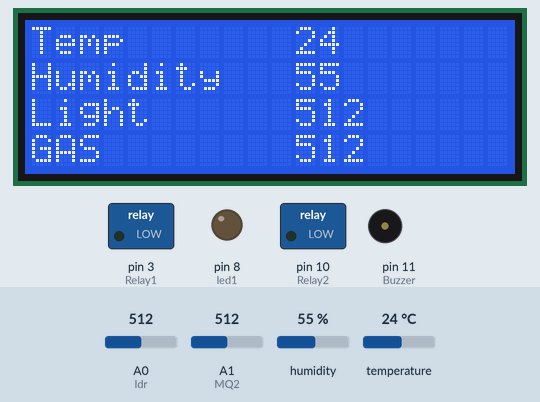
The sketch below on a simulated Arduino Uno, built with avr-gcc and run on an emulated ATmega328P. Shown: 20×4 character LCD, switched loads named in the sketch (green lamp = pin HIGH), output pins drawn as LEDs (lit = HIGH), buzzer (waves = sounding, pin HIGH). Wiring (inferred from the names in the program): DHT22 sensor: data pin 12. The inputs (shaded band) are chosen by the test bench; at power-on: humidity 55 %, temperature 24 °C, A0 (ldr) = 512, A1 (MQ2) = 512. Pins used as bus, display or sensor lines are not drawn; what the sketch prints to the serial monitor is not drawn.

Above: at 2.3 s.
2.4 s: humidity set to 58 %
At 8.3 s:
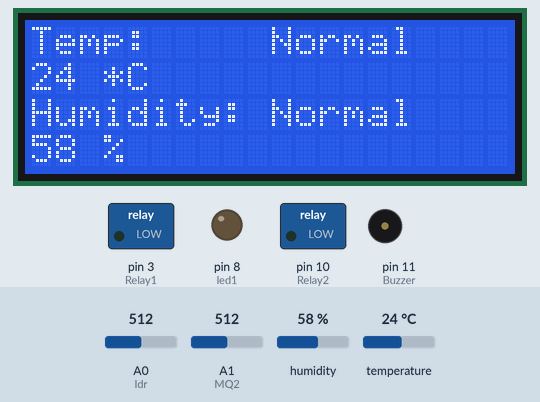
14.5 s: humidity set to 61 %
At 26.9 s:
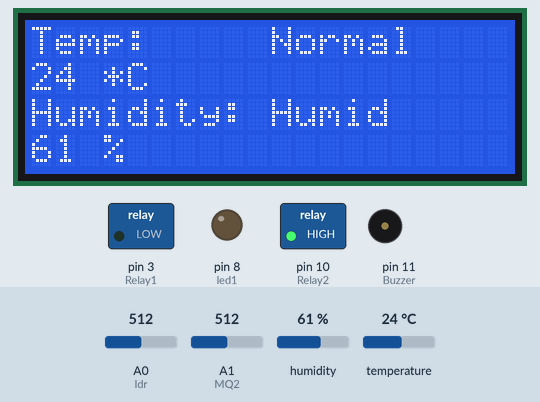
27.7 s: temperature set to 29.3 °C
At 34.1 s:
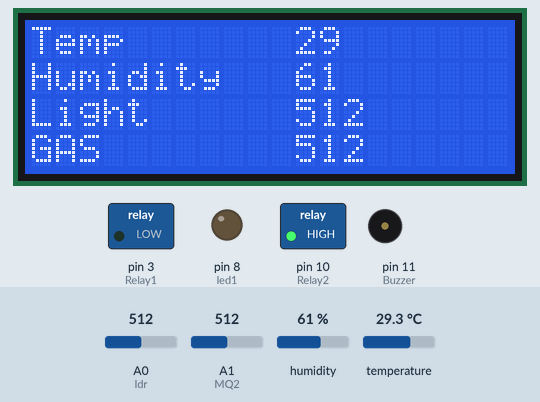
35.1 s: temperature set to 30.4 °C
At 44.0 s:
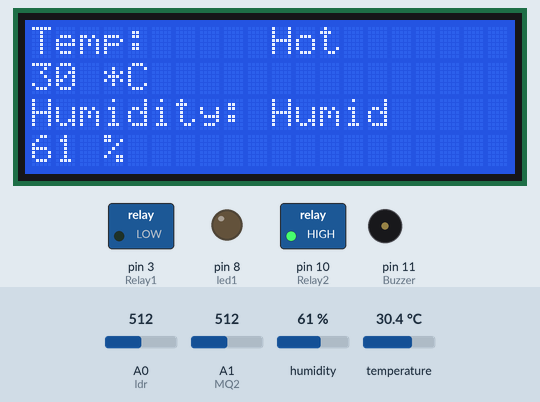
48.5 s: humidity set to 69 %
At 51.1 s:
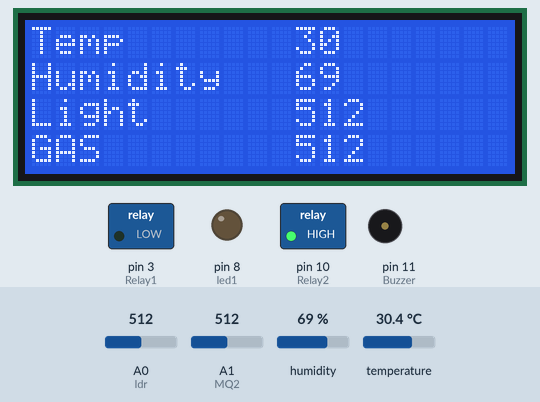
51.8 s: humidity set to 72 %
At 61.8 s:
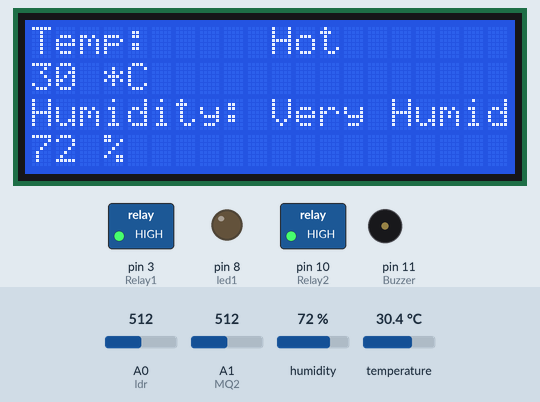
Timing chart, 0 to 63.3 s (numbered marks = the images above; inputs shaded):
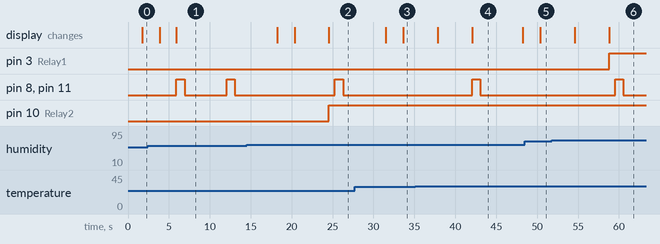

The sketch:

Bluetooth_Building_Control_System_fuzzy_IR_Ethernet_Mega_OK.ino
```cpp
/*
   2017 05 13  adding ethernet shield
   temperature and humidity min and max limit checking
   by Dr. Aung Win Htut
*/
#include<SoftwareSerial.h>  //for bluetooth
#include <dht.h> //for DHT22
#include <IRremote.h>//for IR control //Control pin must be digital pin (3)!!!!!
#include <LiquidCrystal_I2C.h>
//for ethernet shield
//#include <SPI.h>
//#include <Ethernet.h>

/*
  byte mac[] = {
  0x90, 0xA2, 0xDA, 0x0F, 0x3A, 0xDC
  };
  IPAddress server(192, 168, 1, 100);
  IPAddress ip(192, 168, 1, 5);
  EthernetClient client;
*/
//LiquidCrystal_I2C lcd(0x27, 2, 1, 0, 4, 5, 6, 7, 3, POSITIVE); //16*4
LiquidCrystal_I2C lcd(0x3F, 2, 1, 0, 4 , 5, 6, 7, 3, POSITIVE); //20*4 Uno 4,5  Mega 20,21
//LiquidCrystal_I2C lcd(0x3F, 2, 1, 0, 21, 20, 6, 7, 3, POSITIVE); //20*4
//LiquidCrystal_I2C lcd(0x27, 20,4);


//pin configuration
#define DHT22_PIN 12   //pull down 10k digital
#define ldr A0        //pull up 10k analog
#define MQ2 A1        //pull up 10k analog
#define IRtransmitter 9 //Uno 3  Mega 9
#define IRreceiver 2
#define Buzzer 11
#define led1 8
#define Relay1 3
#define Relay2 10


//Config values
#define maxgas   2000
#define mingas   0


//flags and key parameters
static int sgas = 0;
static int stemperature = 3; // 1-very cold <10  2-cold <20  3-normal 20-30 4-hot 30-35 5-very hot >35  deg C
static int shumidity = 3; //  5-very humid >70  4-humid 60-70 3-normal 50-60 2-dry 50-40 1-very dry <40 %
static int tflag[5] = {0, 0, 0, 0, 0}; //flag =3 trigger
static int hflag[5] = {0, 0, 0, 0, 0}; //flag =3 trigger

static String l, t, t1, h, g;
static String st, sh;

//IR object declare
IRsend irsend;

//creating dht and blueooth objects
dht DHT;
SoftwareSerial BlueTooth(6, 7);       //TXD11  RXD12

//creating structure for dht22
struct
{
  uint32_t total;
  uint32_t ok;
  uint32_t crc_error;
  uint32_t time_out;
  uint32_t connect;
  uint32_t ack_l;
  uint32_t ack_h;
  uint32_t unknown;
} stat = { 0, 0, 0, 0, 0, 0, 0, 0};

//Setting up for the very first time and once only
void setup() {
  Serial.begin(9600);
  lcd.begin(20, 4);
  lcd.backlight();
  lcd.setCursor(0, 1);
  lcd.print("     Welcome to     ");
  lcd.setCursor(0, 2);
  lcd.print("   Control Center   ");
  //pinmode settings
  pinMode(led1, OUTPUT);
  pinMode(Relay1, OUTPUT);
  pinMode(Relay2, OUTPUT);
  pinMode(Buzzer, OUTPUT);

  Serial.println("Hello,Green Hackers!"); //$
  BlueTooth.begin(9600);
  //Serial.println("try to connect router...");
  /*
    //Ethernet.begin(mac, ip);
    //Serial.println(Ethernet.localIP());
    //Serial.println("connecting...");
    if (Ethernet.begin(mac) == 0) {
    Serial.println("Failed to configure Ethernet using DHCP");
    // no point in carrying on, so do nothing forevermore:
    // try to congifure using IP address instead of DHCP:
    Ethernet.begin(mac, ip);
    }
    Serial.println(Ethernet.localIP());
    Serial.println("connecting...");

    // if you get a connection, report back via serial:
    if (client.connect(server, 80)) {
    Serial.println("connected");
    }
    else
    {
    Serial.println("cannot connect");
    }
  */
  delay(500);
}

////////////////////////////////////////
//Main Loop Start Here
void loop() {
  Serial.println("Loop Started");//$

  funReadSensor(); //calling fun to read sensor values
  delay(1000);

  if (BlueTooth.available()) {
    Serial.write(BlueTooth.read());
  }
  if (Serial.available() > 0)
  {
    int incomingByte = Serial.read();
  }
}
//Main Loop End Here
//////////////////////////////////////////


//////////////////////////////////////////////
//Function for Reading Sensor value start here
void funReadSensor()
{
  //sensor variables
  float temp = 0;
  float temp1;
  float light;
  float humidity;
  float gas;

  //if you want to read lm35 temperature sensor
  //Serial.print("Reading Temp");
  //temp = analogRead(lm35);
  //temp = temp * 0.48828125;

  //Reading Light value (10kOhm pull up)
  light = analogRead(ldr);

  //Reading Gas vlue (10kOhm pull up)
  gas = analogRead(MQ2);
  Serial.println(gas);

  if ((gas > mingas) && (gas < maxgas))
  {
    sgas = gas;
  }
  Serial.println(sgas);

  //Read DHT sensor to measure Temperature and Humidity
  //(10kOhm pull down)
  //checking error!

  int chk = DHT.read22(DHT22_PIN);
  switch (chk)
  {
    case DHTLIB_OK:
      stat.ok++;
      Serial.println("OK,\t");
      break;
    case DHTLIB_ERROR_CHECKSUM:
      stat.crc_error++;
      Serial.println("Checksum error,\t");
      break;
    case DHTLIB_ERROR_TIMEOUT:
      stat.time_out++;
      Serial.println("Time out error,\t");
      break;
    case DHTLIB_ERROR_CONNECT:
      stat.connect++;
      Serial.println("Connect error,\t");
      break;
    case DHTLIB_ERROR_ACK_L:
      stat.ack_l++;
      Serial.println("Ack Low error,\t");
      break;
    case DHTLIB_ERROR_ACK_H:
      stat.ack_h++;
      Serial.println("Ack High error,\t");
      break;
    default:
      stat.unknown++;
      Serial.println("Unknown error,\t");
      break;
  }

  //if no error read humidity and temperature
  humidity = DHT.humidity;
  temp1 = DHT.temperature;
  Serial.print("temp");
  Serial.println(temp1);
  Serial.print("humidity");
  Serial.println(humidity);
  delay(1000);
  //sending to serial port //$
  Serial.print("Light");
  Serial.print(",\t");
  Serial.print(",\t");
  Serial.print("GAS");
  Serial.print(",\t");
  Serial.print("Temp(DHT22)");
  Serial.print(",\t");
  Serial.println("Humidity");
  Serial.print(light);
  Serial.print(",\t");
  Serial.print(",\t");
  Serial.print(sgas);
  Serial.print(",\t");
  Serial.print(",\t");
  Serial.print(temp1);
  Serial.print(",\t");
  Serial.print(",\t");
  Serial.print(humidity);
  Serial.println("");
  //sending serial data end here

  //copying measured variables
  int L = light;
  int T = temp;
  int T1 = temp1;
  int H = humidity;
  int G = sgas;

  //Checking fuzzy levels for temperature
  //Call funShowFuzzyResult onlyif the result actually change 3 times
  if (T1 < 10)
  {
    for (int i = 1; i < 5; i++)
    {
      tflag[i] = 0;
    }
    tflag[0]++;
    if (tflag[0] == 3)
    {
      stemperature = 1;
      funShowFuzzyResult();
      //if you want clear count tflag[0]=0;
    }
  }
  else if ((T1 >= 10) && (T1 < 20))
  {
    tflag[0] = 0;
    tflag[2] = 0;
    tflag[3] = 0;
    tflag[4] = 0;

    tflag[1]++;
    if (tflag[1] == 3)
    {
      stemperature = 2;
      funShowFuzzyResult();
    }
  }
  else if ((T1 >= 20) && (T1 < 30))
  {
    tflag[0] = 0;
    tflag[1] = 0;
    tflag[3] = 0;
    tflag[4] = 0;

    tflag[2]++;
    if (tflag[2] == 3)
    {
      stemperature = 3;
      funShowFuzzyResult();
    }
  }
  else if ((T1 >= 30) && (T1 <= 35))
  {
    tflag[0] = 0;
    tflag[1] = 0;
    tflag[2] = 0;
    tflag[4] = 0;

    tflag[3]++;
    if (tflag[3] == 3)
    {
      stemperature = 4;
      funShowFuzzyResult();
    }
  }
  else if (T1 > 35)
  {
    tflag[0] = 0;
    tflag[1] = 0;
    tflag[2] = 0;
    tflag[3] = 0;

    tflag[4]++;
    if (tflag[4] == 3)
    {
      stemperature = 5;
      funShowFuzzyResult();
    }
  }

  //Checking fuzzy levels for humidity
  if (H > 70)
  {
    for (int i = 1; i < 5; i++)
    {
      hflag[i] = 0;
    }
    hflag[0]++;
    if (hflag[0] == 3)
    {
      shumidity = 1;
      funShowFuzzyResult();
    }
  }
  else if ((H >= 60) && (H < 70))
  {
    hflag[0] = 0;
    hflag[2] = 0;
    hflag[3] = 0;
    hflag[4] = 0;

    hflag[1]++;
    if (hflag[1] == 3)
    {
      shumidity = 2;
      funShowFuzzyResult();
    }
  }
  else if ((H >= 40) && (H < 60))
  {
    hflag[0] = 0;
    hflag[1] = 0;
    hflag[3] = 0;
    hflag[4] = 0;

    hflag[2]++;
    if (hflag[2] == 3)
    {
      shumidity = 3;
      funShowFuzzyResult();
    }
  }
  else if ((H >= 30) && (H <= 40))
  {
    hflag[0] = 0;
    hflag[1] = 0;
    hflag[2] = 0;
    hflag[4] = 0;

    hflag[3]++;
    if (hflag[3] == 3)
    {
      shumidity = 4;
      funShowFuzzyResult();
    }
  }
  else if (H < 30)
  {
    hflag[0] = 0;
    hflag[1] = 0;
    hflag[2] = 0;
    hflag[3] = 0;

    hflag[4]++;
    if (hflag[4] == 3)
    {
      shumidity = 5;
      funShowFuzzyResult();
    }
  }

  //Checking light value whether dark and switch led on buzzer on
  //Call funShowFuzzyResult onlyif the result actually change 3 times
  if (L > 400)
  {
    digitalWrite(led1, LOW);
  }
  else
  {
    funBuzzerLed(); //calling buzzer on led on function
  }

  //Must change int to string to send by bluetooth and serial


  //change integer to string
  l = String(L);
  t = String(T);
  t1 = String(T1);
  h = String(H);
  g = String(G);
  st = String(stemperature);
  sh = String(shumidity);

  //Sending Serial again //$
  Serial.print(L);
  Serial.print(",\t");
  Serial.print(",\t");
  Serial.print(T);
  Serial.print(",\t");
  Serial.print(",\t");
  Serial.print(T1);
  Serial.print(",\t");
  Serial.print(",\t");
  Serial.println(H);
  Serial.println(t1 + '@' + h + '@' + l + '@' + g );
  //Sending Serial End here

  //Sending to bluetooth , separating by special @ char
  BlueTooth.println(t1 + '@' + t1 + '@' + h + '@' + l + '@' + g + '@' + st + '@' + sh );
  //Sending to bluetooth end here

  //LCD print out start here
  lcd.clear();
  lcd.setCursor(0, 0);
  lcd.print("Temp       ");
  lcd.print(t1);
  lcd.setCursor(0, 1);
  lcd.print("Humidity   ");
  lcd.print(h);
  lcd.setCursor(0, 2);
  lcd.print("Light      ");
  lcd.print(l);
  lcd.setCursor(0, 3);
  lcd.print("GAS        ");
  lcd.print(g);
  //LCD print out end here
}
//Function for Reading Sensor value end here
////////////////////////////////////////////////

///////////////////////////////////////////////////////////////////////////////////////////////////////////////////////////////
//Showing FUZZY results on LCD
void funShowFuzzyResult()
{
  lcd.clear();
  switch (stemperature)
  {
    case 1: lcd.setCursor(0, 0); lcd.print("Temp:     Very Cold");  break;
    case 2: lcd.setCursor(0, 0); lcd.print("Temp:     Cold");       break;
    case 3: lcd.setCursor(0, 0); lcd.print("Temp:     Normal");     break;
    case 4: lcd.setCursor(0, 0); lcd.print("Temp:     Hot");        break;
    case 5: lcd.setCursor(0, 0); lcd.print("Temp:     Very Hot");   break;
  }
  lcd.setCursor(0, 1); lcd.print(t1); lcd.print(" *C");
  switch (shumidity)
  {
    case 1: lcd.setCursor(0, 2); lcd.print("Humidity: Very Humid");   digitalWrite(Relay2,HIGH);  digitalWrite(Relay1,HIGH); break;
    case 2: lcd.setCursor(0, 2); lcd.print("Humidity: Humid");        digitalWrite(Relay2,HIGH);  digitalWrite(Relay1,LOW); break;
    case 3: lcd.setCursor(0, 2); lcd.print("Humidity: Normal");       digitalWrite(Relay2,LOW);  digitalWrite(Relay1,LOW); break;
    case 4: lcd.setCursor(0, 2); lcd.print("Humidity: Dry");          digitalWrite(Relay2,LOW);  digitalWrite(Relay1,LOW); break;
    case 5: lcd.setCursor(0, 2); lcd.print("Humidity: Very Dry");     digitalWrite(Relay2,LOW);  digitalWrite(Relay1,LOW); break;
  }

  /*
  switch(stemperature+(5-shumidity))
  {
    case 5:   Serial.println("case 7"); digitalWrite(Relay2,HIGH);  digitalWrite(Relay1,HIGH);   break;
    case 6:   Serial.println("case 7"); digitalWrite(Relay2,HIGH);  digitalWrite(Relay1,HIGH);   break;
    case 7:   Serial.println("case 7"); digitalWrite(Relay2,HIGH);  digitalWrite(Relay1,HIGH);   break;
    case 8:   Serial.println("case 8"); digitalWrite(Relay2,HIGH);  digitalWrite(Relay1,HIGH);  break;
    case 9:   Serial.println("case 9"); digitalWrite(Relay2,HIGH);  digitalWrite(Relay1,HIGH);  break;
    case 10:  Serial.println("case 10"); digitalWrite(Relay2,HIGH);  digitalWrite(Relay1,HIGH);  break;
    default:  Serial.println("case 2-4"); digitalWrite(Relay2,LOW);   digitalWrite(Relay1,LOW);  break;
  }
  */
  lcd.setCursor(0, 3); lcd.print(h); lcd.print(" %");
  funFuzzyControlAircon(stemperature + shumidity);
  funBuzzerLed();

  delay(5000);
}
//function End here
//////////////////////////////////////////////////////////////////////////////////////////////////////////////////////////////////

/////////////////////////////////////
//function for buzzer on led on
void funBuzzerLed()
{
  digitalWrite(led1, HIGH);
  digitalWrite(Buzzer, HIGH);
  delay(1000);
  digitalWrite(Buzzer, LOW);
  digitalWrite(led1, LOW);
  delay(100);
}
//function end here
/////////////////////////////////////


void funFuzzyControlAircon(int iFuzzy)
{
  //IRcodes
  int khz = 38; // 38kHz carrier frequency for the NEC protocol
  unsigned int irSignal1[] = {4450, 4450, 550 , 1700 , 550 , 1650, 550, 1700 , 500, 600, 550, 600 , 500, 550, 550, 600, 500, 600, 500, 1700, 550 , 1700, 500, 1700, 550, 600, 500, 600, 500, 600, 500, 600, 550, 550, 550, 1700 , 500, 1700, 550, 1650, 550, 600, 500, 600, 550 , 550, 550, 600, 500, 600, 500, 600, 550, 550 , 550, 600, 500 , 1700 , 500, 1700 , 550, 1700, 500, 1700, 550 , 1650, 550 };
  unsigned int irSignal2[] = {4500, 4450, 550 , 1700, 500, 1700, 550, 1650, 550, 600, 500, 600, 550, 600, 500, 600, 500, 600, 500, 1700 , 550, 1700, 500 , 1700, 550 , 550 , 550, 600, 500, 600, 500 , 600, 550, 550, 550, 1700, 500, 1700, 550, 600, 500, 1700, 500, 600, 550, 550, 550 , 550, 550, 600, 500 , 600 , 550 , 550, 550, 1650, 550, 600, 500 , 1700, 550, 1700, 500, 1700, 550, 1650, 550 };
  unsigned int irPower[] = {700, 3550, 800, 3400, 800, 3400, 800, 3400, 850, 1350, 800 , 1350, 850, 3400, 800, 1350, 850 , 1400, 800, 1350, 800, 1350, 850, 1350 , 850, 3350 , 850, 3400, 800, 1350, 800, 3400, 950, 3400, 800, 3400, 800, 1350, 800, 1400, 800, 3400, 800, 3400, 850, 3400, 800, 3400, 850, 1350, 850, 1350, 800, 3400, 800, 3400, 850, 1300, 850, 1350, 850, 1350, 800 , 1350, 850, 1400, 800 , 3400, 800, 1350, 850, 3350 , 850, 1350, 850, 3350, 850, 1350, 800, 1350, 850, 3400, 850, 1350, 800, 3400 , 850 , 1350, 800, 3400, 800 , 1400, 800 , 3400, 800 , 3400, 800};
  unsigned int irDown[] = {650, 3550, 800, 3400, 800, 3400 , 850, 3400 , 800, 1350 , 800 , 1400, 800, 3400 , 800 , 1350, 850, 1400, 800, 1350, 800 , 1400 , 800, 1350 , 850, 3350, 850, 3400, 800, 1350, 800, 3400, 950, 3400, 800 , 3400, 800 , 1350 , 800, 1400, 800, 3400, 800, 3400, 850, 1350, 800, 1350, 850, 1400, 800, 1350, 800, 3400, 850, 3700 , 800 , 1350, 850 , 1350, 850, 3400, 800, 3400, 850, 1350, 850, 3400, 800, 1350, 800, 3400, 800, 1350 , 850, 3400, 850, 1350, 800 , 1350, 850 , 3400, 850, 1350, 800, 3400, 800, 1350, 850, 3400 , 800 , 1350, 850, 3400 , 800, 3400, 800};
  unsigned int irUp[] = {700, 3500 , 850, 3400 , 800 , 3400, 850, 3350, 850 , 1300, 900, 1300 , 850, 3350, 850, 1350, 900, 1300, 850, 1350 , 850, 1300, 850, 1300, 900, 3350 , 850, 3350, 850 , 1350, 800, 3400, 950, 3350, 850, 3350, 850, 1350, 850, 1300, 900, 3350, 850, 3350, 850, 3350, 850, 3400, 850, 1350, 850, 1300, 850 , 3400, 850, 3350, 850, 1300, 850, 1350, 850, 1300, 850, 1350, 900, 1300, 850, 3400, 800, 1350, 800, 3400, 850, 1300, 850, 3400, 800, 1350, 850, 1350, 900, 3350, 850, 1350 , 800 , 3400, 800, 1350, 850 , 3400, 800, 1350, 800 , 3400, 850 , 3400, 750};

  int iCount = iFuzzy - 6;

  if (iCount > 0)
  {
    for (int i = 0; i < iCount; i++)
    {
      //need to down temp more T
      irsend.sendRaw(irSignal2, sizeof(irSignal2) / sizeof(irSignal2[0]), khz);
      delay(300);
      irsend.sendRaw(irDown, sizeof(irDown) / sizeof(irDown[0]), khz);
      delay(300);
    }
  }
  else if (iCount < 0)
  {
    iCount = abs(iCount);
    for (int i = 0; i < iCount; i++)
    {
      //need to up temp
      irsend.sendRaw(irSignal1, sizeof(irSignal1) / sizeof(irSignal1[0]), khz);
      delay(300);
      irsend.sendRaw(irUp, sizeof(irUp) / sizeof(irUp[0]), khz);
      delay(300);
    }
  }

}
```

Measured:
- the behaviour switches between 59 and 60 % on humidity (found by bisection; images 1 and 2)
- the behaviour switches between 29.9 and 30 °C on temperature (found by bisection; images 3 and 4)
- the behaviour switches between 70 and 71 % on humidity (found by bisection; images 5 and 6)
- after the input at 2.4 s, the display: first changes after 1.5 s (image 1 shows a later state)
- after the input at 14.5 s, pin 8 (led1), pin 11 (Buzzer): LOW → HIGH after 10.8 s, → LOW 1.0 s later; pin 10 (Relay2): LOW → HIGH after 10.1 s; the display: first differs from a run without the input after 5.9 s (image 2 shows a later state)
- after the input at 27.7 s, the display: first differs from a run without the input after 5.9 s (image 3)
- after the input at 35.1 s, pin 8 (led1), pin 11 (Buzzer): LOW → HIGH after 6.9 s, → LOW 1.0 s later; the display: first changes after 2.8 s (image 4 shows a later state)
- after the input at 48.5 s, the display: changes after 1.9 s (image 5)
- after the input at 51.8 s, pin 3 (Relay1): LOW → HIGH after 7.0 s; pin 8 (led1), pin 11 (Buzzer): LOW → HIGH after 7.7 s, → LOW 1.0 s later; the display: first changes after 2.8 s (image 6 shows a later state)
